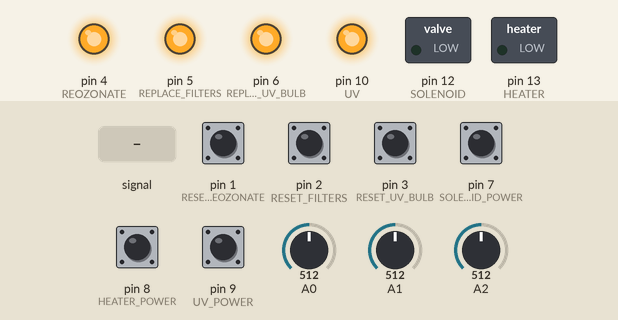
Recording of a sketch running on a simulated Arduino Uno, built with avr-gcc and run on an emulated ATmega328P. On the bench: switched loads named in the sketch (green lamp = pin HIGH), output pins drawn as LEDs (lit = HIGH). The test bench sets the inputs (shaded band); at power-on: pin 1 (RESET_REOZONATE), pin 2 (RESET_FILTERS), pin 3 (RESET_UV_BULB), pin 7 (SOLENOID_POWER), pin 8 (HEATER_POWER), pin 9 (UV_POWER) HIGH, A0 = 512, A2 = 512, A1 = 512. EEPROM starts erased.

Above: at 1.2 s.
1.3 s: A0 fed a 200 Hz sine of ±460 counts around its level
At 4.2 s:
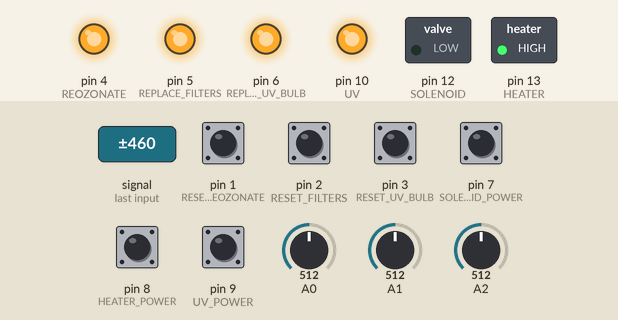
4.3 s: A0 set to 9
7.3 s: pin 1 (RESET_REOZONATE) pulled LOW for 0.15 s
At 8.9 s:
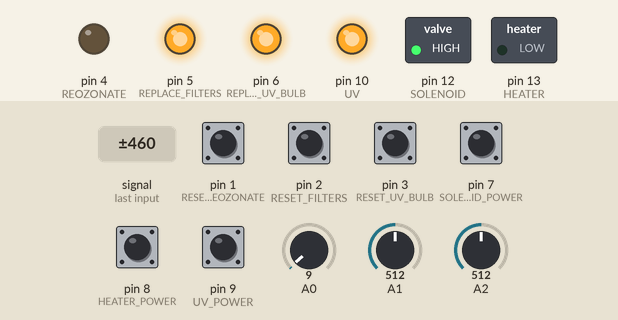
9.3 s: pin 2 (RESET_FILTERS) pulled LOW for 0.15 s
At 10.4 s:
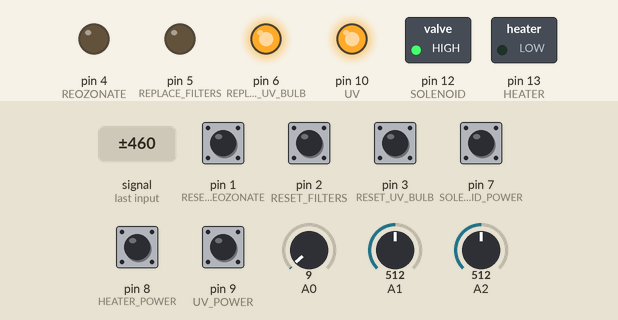
12.4 s: A2 set to 367
14.4 s: A2 set to 343
At 15.9 s:
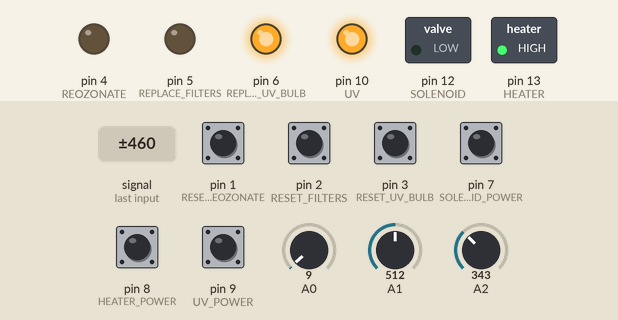
Timing chart, 0 to 17.3 s (numbered marks = the images above; inputs shaded):
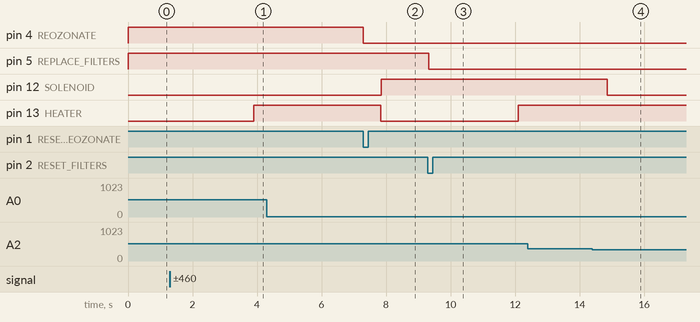

The sketch:

Sneedville_Milli-microcontroller.ino
```cpp
/*
  created 20 Mar 2020 by Casey Williams
  last modified 27 Apr 2020 by Casey Williams

  Program for the Ruggeduino in the system-monitoring design originally developed for the Cedar Grove Baptist Church clean water
  project in Sneedville. The code and other relevant files will be updated and maintained as part of a senior design project for
  the 2020 spring semester at the following GitHub repository:

  https://github.com/jjgiesey/Sneedville_Milli-microcontroller

  The generic version of the project that lacks the freeze protection features that are specialized to the Sneedville
  implementation is maintained in a different GitHub repository:

  https://github.com/Milligan-Engineering/Milli-microcontroller

  Should the project require maintenance/changes/improvements/additions in the future, this repository should serve as a
  reference for other contributors.

  A brief overview of the structure of this code and how it is used in the project:
  - the REOZONATE LED is triggered for all reset sources (power-on, external, watchdog system, and brown-out)
  - whenever reset from a safe (uncontaminated) system state, clear the LED alert with the RESET_REOZONATE button
  - calibration points and decision thresholds, the most likely values that need to be changed, are grouped as global constants
  - UV-C fluence rate [mW/cm²], pressure [psig], and differential pressure [psiΔ] readings are handled by timer-based interrupts
  - for these sensors/transmitters, interrupt frequencies were chosen to be > 2.205 / (response time from datasheet [s])
  - the interrupts also handle the LED outputs and button/switch inputs
  - the SOLENOID_POWER, HEATER_POWER, and UV_POWER switches correspond to being on when HIGH and off when LOW
  - system flow, UV-C fluence [mW-s/cm²], and temperatures [°F] are determined once per ~49 seconds by the main loop
  - general code order: globals -> setup/loop -> interrupts -> sensor/transmitter read functions -> output decision functions

  For more information on the project, see the 'README.md' file in the Github repository.
*/

#include <EEPROM.h> // non-volatile memory access to store states if power is reset

enum {
  // digital pin input names:
  RESET_REOZONATE = 1,
  RESET_FILTERS = 2,
  RESET_UV_BULB = 3,
  SOLENOID_POWER = 7,
  HEATER_POWER = 8,
  UV_POWER = 9,

  // digital pin output names:
  REOZONATE = 4,
  REPLACE_FILTERS = 5,
  REPLACE_UV_BULB = 6,
  UV = 10,
  SOLENOID = 12,
  HEATER = 13,

  // analog pin input names:
  UV_C_SENSOR = A0,
  DIFF_PRESSURE_TRANSMITTER = A1,
  PRESSURE_TRANSMITTER = A2,
  INSIDE_TEMPERATURE_SENSOR = A3,
  OUTSIDE_TEMPERATURE_SENSOR = A4,

  // pressure transmitter and differential pressure transmitter calibration array names:
  HI_PSI = 0, // high pressure [psig] or differential pressure [psiΔ]
  LO_PSI = 1, // low pressure [psig] or differential pressure [psiΔ]
  HI_VOLTAGE = 2, // voltage [V] at HI_PSI
  LO_VOLTAGE = 3 // voltage [V] at LO_PSI
};

const float cal_dpt[] = {5.0, 0.0, 2.381187, 1.01841}; // differential pressure transmitter calibration values
const float cal_pt[] = {65.0, 0.0, 4.61, 0.58}; // pressure transmitter calibration values
const float heater_temperature = 35.0; // internal temperature [°F] under which the heater is to be on
const float max_diff_pressure = 7.0; // differential pressure [psid] over which the REPLACE_FILTERS LED is triggered
const float max_pressure = 19.0; // pressure [psig] threshold for determining whether system is flowing
const float trickle_temperature = 20.0; // external temperature [°F] under which the trickle valve is to open
const float uv_bulb_unsafe = 30.0; // UV-C fluence [mW-s/cm²] under which the REOZONATE LED is triggered
const float uv_bulb_warning = 34.5; // UV-C fluence [mW-s/cm²] under which the REPLACE_UV_BULB LED is triggered

bool flow = false; // true when flow is detectedreozonate_state
bool heater_state = false;
bool reozonate_state = true; // REOZONATE LED turns on after any reset
bool replace_filters_state = false;
bool replace_uv_bulb_state = false;
bool solenoid_state = false;
bool uv_state = false;
float avg_fluence = 0.0; // average UV-C fluence [mW-s/cm²] for each 49-second interval
long fluence_it = -1; // incremental number of UV-C fluence iterations averaged for each 49-second interval

void setup() {
  noInterrupts(); // stop interrupts

  replace_filters_state = (bool)EEPROM.read(REPLACE_FILTERS); // read REPLACE_FILTERS state from non-volatile memory
  replace_uv_bulb_state = (bool)EEPROM.read(REPLACE_UV_BULB); // read REPLACE_UV_BULB state from non-volatile memory

  // initialize digital pin inputs with internal pull-up resistors enabled:
  pinMode(RESET_REOZONATE, INPUT_PULLUP);
  pinMode(RESET_FILTERS, INPUT_PULLUP);
  pinMode(RESET_UV_BULB, INPUT_PULLUP);
  pinMode(SOLENOID_POWER, INPUT_PULLUP);
  pinMode(HEATER_POWER, INPUT_PULLUP);
  pinMode(UV_POWER, INPUT_PULLUP);

  // initialize digital pin outputs:
  pinMode(REOZONATE, OUTPUT);
  pinMode(REPLACE_FILTERS, OUTPUT);
  pinMode(REPLACE_UV_BULB, OUTPUT);
  pinMode(UV, OUTPUT);
  pinMode(SOLENOID, OUTPUT);
  pinMode(HEATER, OUTPUT);

  // set digital pin outputs inital states:
  digitalWrite(REOZONATE, HIGH);
  digitalWrite(REPLACE_FILTERS, (uint8_t)replace_filters_state);
  digitalWrite(REPLACE_UV_BULB, (uint8_t)replace_uv_bulb_state);
  digitalWrite(UV, LOW);
  digitalWrite(SOLENOID, LOW);
  digitalWrite(HEATER, LOW);

  // set TIMER0 interrupt at 1.1 kHz for reading pressure transmitter:
  TCCR0A = 1 << WGM01; // set clear timer on compare mode
  TCCR0B = 1 << CS01 | 1 << CS00; // set prescaler to 64
  TCNT0 = 0; // reset counter to 0
  OCR0A = 225; // set output compare register A to trigger on count 225: 16 MHz / (64 * (225 + 1)) = 1.1 kHz
  TIMSK0 = 1 << OCIE0A; // enable interrupt on output compare A match

  // set TIMER1 interrupt at 44.1 Hz for reading differential pressure transmitter:
  TCCR1A = 0;
  TCCR1B = 1 << WGM12 | 1 << CS11; // set clear timer on compare mode and prescaler to 8
  TCNT1  = 0; // reset counter to 0
  OCR1A = 45350; // set output compare register A to trigger on count 45350: 16 MHz / (8 * (45350 + 1)) = 44.1 Hz
  TIMSK1 = 1 << OCIE1A; // enable interrupt on output compare A match

  //set TIMER2 interrupt at 2.4 kHz for reading UV-C sensor:
  TCCR2A = 1 << WGM21; // set clear timer on compare mode
  TCCR2B = 1 << CS21 | 1 << CS20; //set prescaler to 32
  TCNT2 = 0; // reset counter to 0
  OCR2A = 208; // set output compare register A to trigger on count 208: 16 MHz / (65 * (508 + 1)) = 2.4 kHz
  TIMSK2 = 1 << OCIE2A; // enable interrupt on output compare A match

  interrupts(); // start interrupts
}

void loop() {
  static bool skip_first_evaluation = true;

  delay(49000);

  if (!skip_first_evaluation)
    evaluate_avg_fluence();
  else
    skip_first_evaluation = false; // skip first evaluation of average UV-C fluence to allow UV bulb to warm up
  heater_control();
  trickle_control();
  flow = false; // reset flow detection for next 49-second interval
  fluence_it = 0; // reset UV-C fluence iteration count for next 49-second interval
}

ISR(TIMER0_COMPA_vect) {
  if ((!flow) && (pressure() < max_pressure))
    flow = true; // flow is reset to false every 49-second interval
}

ISR(TIMER1_COMPA_vect) {
  if (digitalRead(RESET_FILTERS) == LOW)
    replace_filters_state = update_output(REPLACE_FILTERS, false); // RESET_FILTERS button pressed
  else if ((!replace_filters_state) && (diff_pressure() > max_diff_pressure))
    replace_filters_state = update_output(REPLACE_FILTERS, true);
}

ISR(TIMER2_COMPA_vect) {
  static float prev_fluence_rate = fluence_rate();
  static unsigned long prev_t = micros();
  ++fluence_it;
  if (fluence_it > 0)
    avg_fluence = new_avg_fluence(fluence_rate(), prev_fluence_rate, micros(), prev_t);

  if (digitalRead(RESET_REOZONATE) == LOW)
    reozonate_state = update_output(REOZONATE, false); // RESET_REOZONATE button pressed

  if (digitalRead(RESET_UV_BULB) == LOW)
    replace_uv_bulb_state = update_output(REPLACE_UV_BULB, false); // RESET_UV_BULB button pressed

  uv_state = update_output(UV, (bool)digitalRead(UV_POWER)); // match UV power state to UV_POWER switch input state

  if (digitalRead(SOLENOID_POWER) == LOW && solenoid_state)
    solenoid_state = update_output(SOLENOID, false); // override solenoid power state to off

  if (digitalRead(HEATER_POWER) == LOW && heater_state)
    heater_state = update_output(HEATER, false); // override heater power state to off
}

float voltage(const int input_pin) {
  return analogRead(input_pin) / 1023.0 * 5.0; // convert 10-bit ADC value to voltage [V]
  // (voltage [V]) = (analog reading) / (max analog reading) * (analog reference voltage [V])
}

float diff_pressure() {
  static const float slope = (cal_dpt[HI_PSI] - cal_dpt[LO_PSI]) / (cal_dpt[HI_VOLTAGE] - cal_dpt[LO_VOLTAGE]);
  return (voltage(DIFF_PRESSURE_TRANSMITTER) - cal_dpt[LO_VOLTAGE]) * slope + cal_dpt[LO_PSI]; // differential pressure [psiΔ]
}

float pressure() {
  static const float slope = (cal_pt[HI_PSI] - cal_pt[LO_PSI]) / (cal_pt[HI_VOLTAGE] - cal_pt[LO_VOLTAGE]);
  return (voltage(PRESSURE_TRANSMITTER) - cal_pt[LO_VOLTAGE]) * slope + cal_pt[LO_PSI]; // pressure [psig]
}

float inside_temperature() {
  return ((voltage(INSIDE_TEMPERATURE_SENSOR) - 750.0e-3) / 10.0e-3 + 25.0) * 9.0 / 5.0 + 32.0; // temperature [°F]
  // (temperature [°F]) = (((voltage [V]) - (cal voltage [V])) / (slope [V/°C]) + (cal temp [°C])) * 9 [°F] / 5 [°C] + 32 [°F]
}

float outside_temperature() {
  return ((voltage(OUTSIDE_TEMPERATURE_SENSOR) - 750.0e-3) / 10.0e-3 + 25.0) * 9.0 / 5.0 + 32.0; // temperature [°F]
  // (temperature [°F]) = (((voltage [V]) - (cal voltage [V])) / (slope [V/°C]) + (cal temp [°C])) * 9 [°F] / 5 [°C] + 32 [°F]
}

float fluence_rate() {
  return voltage(UV_C_SENSOR) / (1.13e6 * 1.01 * 42.0e-9); // UV-C fluence rate [mW/cm²]
  // (fluence rate [mW/cm²]) = (voltage [V]) / ((resistance [Ω]) * (1 + tolerance) * (max photocurrent slope [A-cm²/mW]))
}

float new_avg_fluence(const float new_fluence_rate, float &prev_fluence_rate, const unsigned long new_t, unsigned long &prev_t) {
  // estimate area under fluence-rate curve for most recent time step:
  float new_fluence = (new_fluence_rate + prev_fluence_rate) / 2.0 * (new_t - prev_t);

  prev_fluence_rate = new_fluence_rate;
  prev_t = new_t;
  return (avg_fluence * (fluence_it - 1) + new_fluence) / fluence_it; // fluence [mW-s/cm²];
}

bool update_output(const uint8_t which_output, const bool on_off) {
  if (which_output == REPLACE_FILTERS || which_output == REPLACE_UV_BULB)
    EEPROM.write((int)which_output, (uint8_t)on_off); // store state in non-volatile memory
  digitalWrite(which_output, (uint8_t)on_off);
  return on_off;
}

void evaluate_avg_fluence() {
  if (!replace_uv_bulb_state && avg_fluence < uv_bulb_warning)
    replace_uv_bulb_state = update_output(REPLACE_UV_BULB, true);

  if (!reozonate_state && ((flow && !uv_state) || avg_fluence < uv_bulb_unsafe))
    reozonate_state = update_output(REOZONATE, true);
}

void heater_control() {
  if ((digitalRead(HEATER_POWER) == HIGH) && (inside_temperature() < heater_temperature))
    heater_state = update_output(HEATER, true); // turn heater on
  else
    heater_state = update_output(HEATER, false); // turn heater off
}

void trickle_control() {
  if ((digitalRead(SOLENOID_POWER) == HIGH) && (!flow) && (outside_temperature() < trickle_temperature))
    solenoid_state = update_output(SOLENOID, true); // open trickle valve
  else
    solenoid_state = update_output(SOLENOID, false); // close trickle valve
}
```

Measured:
- the behaviour switches between 360 and 359 on A2 (found by bisection; images 3 and 4)
- after the input at 1.3 s, pin 13 (HEATER): LOW → HIGH after 2.6 s
- after the input at 4.3 s, every drawn part: stays the same
- after the input at 7.3 s, pin 4 (REOZONATE): HIGH → LOW at once; pin 13 (HEATER): HIGH → LOW after 0.54 s
- after the input at 9.3 s, pin 5 (REPLACE_FILTERS): HIGH → LOW at once; pin 13 (HEATER): LOW → HIGH after 2.8 s instead of 2.5 s
- after the input at 12.4 s, every drawn part: stays the same
- after the input at 14.4 s, pin 12 (SOLENOID): HIGH → LOW after 0.46 s
